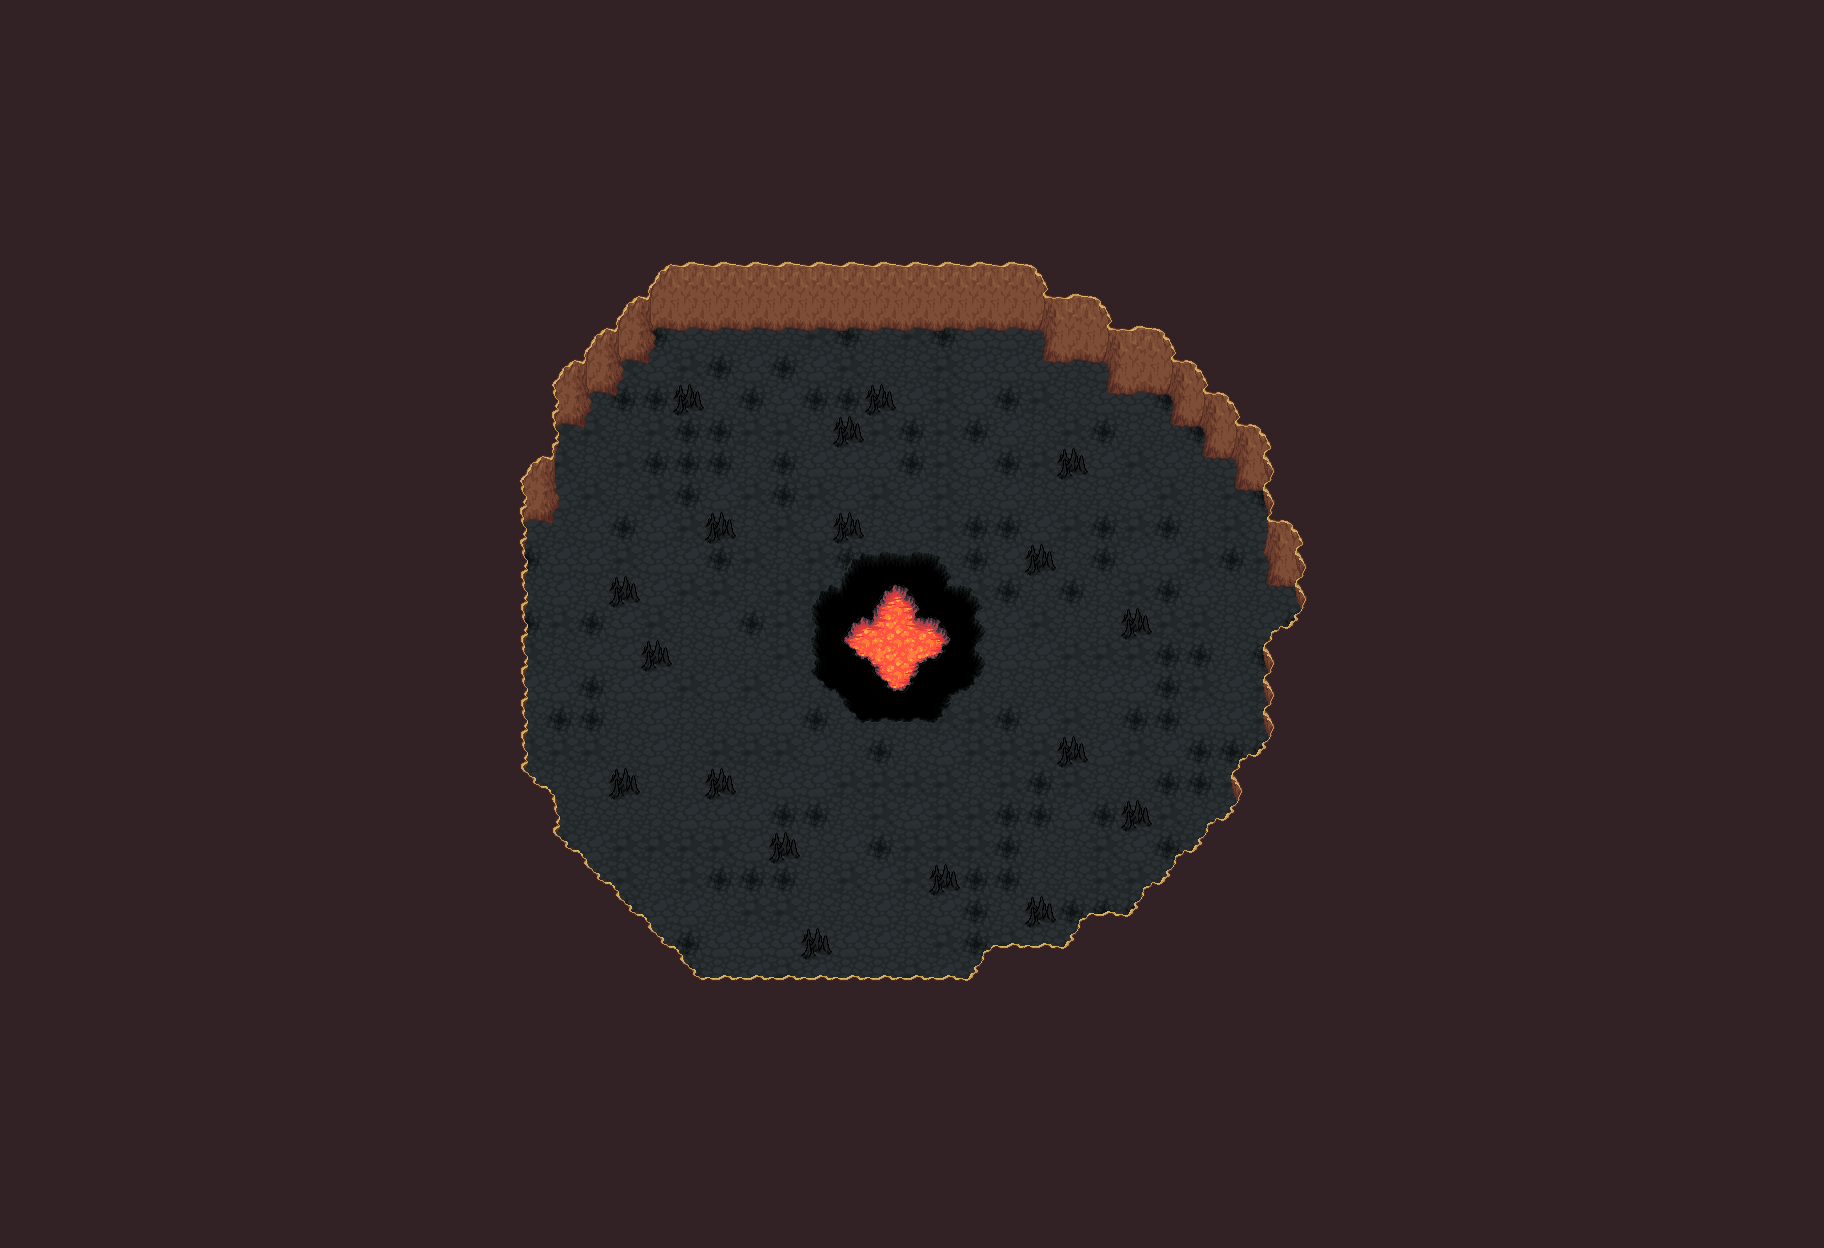

Rendered tile map (Tiled .tmx) drawn with the repository's tilesets; below, a short description and the map source with its tile grids summarised:
An orthogonal 57x39 tile map with 32x32 px tiles, 6 tile layers (fall, floor, floor2, water, ...) and 6 objects (2x object, player0, player1, player3, player2).

<map version="1.0" tiledversion="1.0.3" orientation="orthogonal" renderorder="right-down" width="57" height="39" tilewidth="32" tileheight="32" nextobjectid="10">
 <properties>
  <property name="mapClass" value="VolcanMap" />
  <property name="music" value="the_space_inside" />
 </properties>
 <tileset firstgid="1" source="base.tsx" />
 <layer name="fall" width="57" height="39">
  <data>[2223 cells, 26 non-empty, 2 distinct tile ids]</data>
 </layer>
 <layer name="floor" width="57" height="39">
  <data>[2223 cells, 2223 non-empty, 8 distinct tile ids]</data>
 </layer>
 <layer name="floor2" width="57" height="39">
  <data>[2223 cells, 170 non-empty, 44 distinct tile ids]</data>
 </layer>
 <layer name="water" width="57" height="39">
  <data>[2223 cells, 0 non-empty, 0 distinct tile ids]</data>
 </layer>
 <layer name="breakable" width="57" height="39">
  <data>[2223 cells, 18 non-empty, 1 distinct tile ids]</data>
 </layer>
 <layer name="unbreakable" width="57" height="39">
  <data>[2223 cells, 1037 non-empty, 1 distinct tile ids]</data>
 </layer>
 <objectgroup name="Player">
  <object id="1" type="player0" x="640" y="416" width="32" height="32">
   <properties>
    <property name="angle" type="float" value="0" />
   </properties>
   <ellipse />
  </object>
  <object id="2" type="player1" x="1056" y="416" width="32" height="32">
   <properties>
    <property name="angle" type="float" value="0" />
   </properties>
   <ellipse />
  </object>
  <object id="3" type="player3" x="640" y="832" width="32" height="32">
   <properties>
    <property name="angle" type="float" value="0" />
   </properties>
   <ellipse />
  </object>
  <object id="4" type="player2" x="1056" y="832" width="32" height="32">
   <properties>
    <property name="angle" type="float" value="0" />
   </properties>
   <ellipse />
  </object>
 </objectgroup>
 <objectgroup name="BOX2D">
  <object id="7" type="object" x="655" y="331">
   <properties>
    <property name="BodyType" value="StaticBody" />
   </properties>
   <polygon points="0,0 -3.33333,29.6667 -34,29.3333 -36.3333,63.6667 -69,63.3333 -69,95.6667 -97.3333,95.6667 -98.6667,193 -129,191.667 -125.667,439.333 -100,463.667 -94,500.333 -27.3333,570.667 43,643 -39.6667,705.667 -184.667,588.333 -205,371.667 -197.667,140.667 -149.333,-35 15,-94.3333 439.333,-90.6667 452.333,32.6667 389.333,29.3333 386,0.666667 58,-1" />
  </object>
  <object id="9" type="object" x="1106" y="292.333">
   <properties>
    <property name="BodyType" value="StaticBody" />
   </properties>
   <polygon points="0,0 -0.333333,41.3333 1.66667,100.333 62.3333,102.333 64.3333,132 95,135.667 97,163 127.333,168 128.667,195 153.333,198.333 160.333,222 157.667,261.333 159.667,293 186,295 192.333,315 173.333,336.667 154.667,356 159.667,377 154.667,423.333 160,447.333 145.333,462 123.667,485 122.667,515.667 101.333,531.667 83.6667,556.667 69.3333,561.667 54.3333,585.667 35.3333,594.333 21.3333,618.667 -22.6667,622.333 -43.3333,651.667 -114.667,651 -138.667,681.667 -408.667,682.333 -487.333,741.333 -134,757.667 132,677.667 260,419.667 294,135.667 106,-52.3333" />
  </object>
 </objectgroup>
</map>
